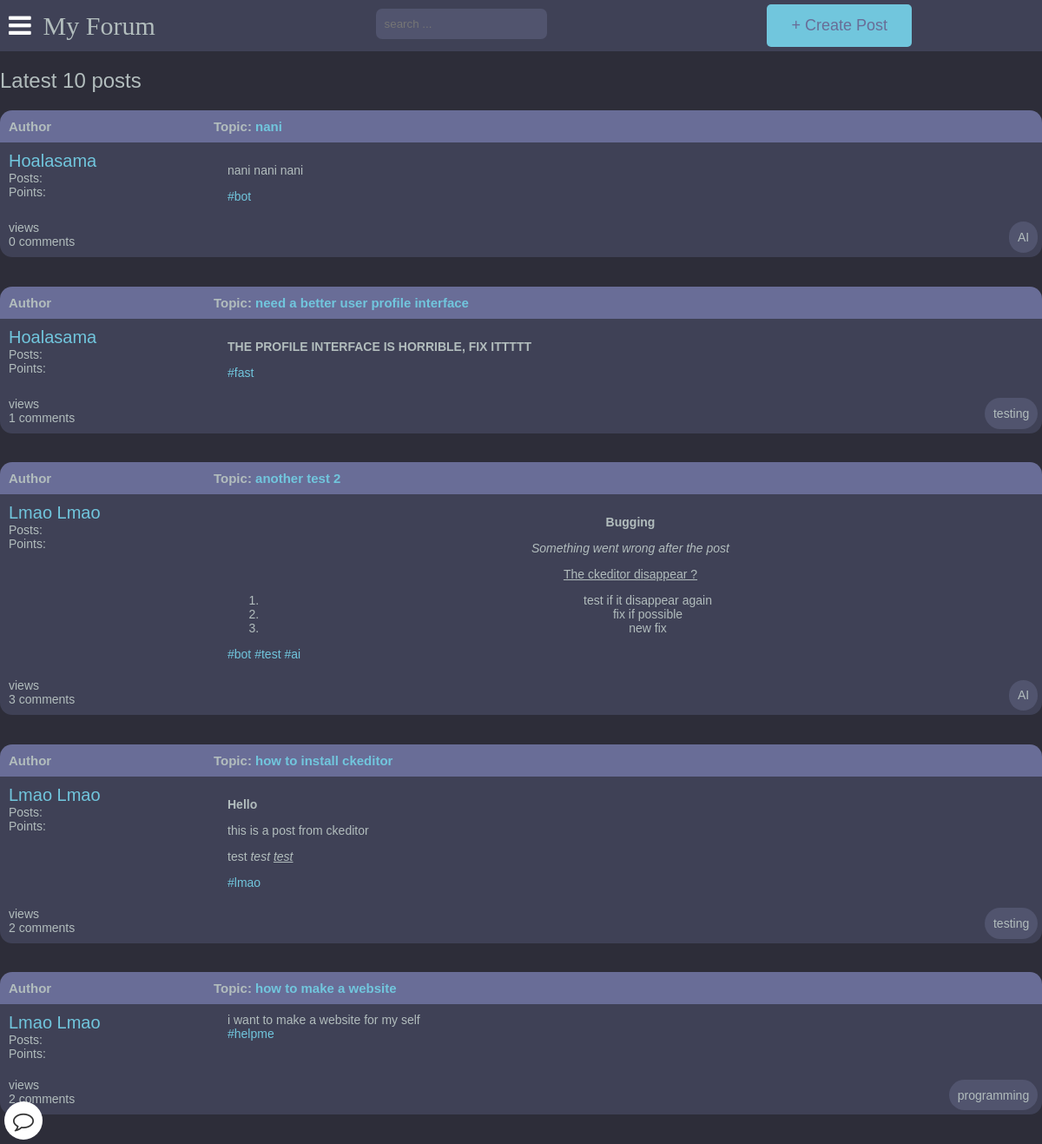
Page /latest_posts on the committed database.
### main/models.py (models this page shows, shortened)
class Post(models.Model):
    title = models.CharField(max_length=400)
    slug = models.SlugField(max_length=400, unique=True, blank=True)
    user = models.ForeignKey(Author, on_delete=models.CASCADE)
    content = HTMLField()
    categories = models.ManyToManyField(Category)
    date = models.DateTimeField(auto_now_add=True)
    approved = models.BooleanField(default=True)
    image = models.ImageField(upload_to='post_images', blank=True, null=True)
    hit_count_generic = GenericRelation(HitCount, object_id_field='object_pk',
        related_query_name='hit_count_generic_relation'
    )
    tags = TaggableManager()
    comments = models.ManyToManyField(Comment, blank=True)
    def get_url(self):
        return reverse("detail", kwargs={
            "slug":self.slug
        })
    class Meta:
        ordering = ['-date']
    @property
    def num_comments(self):
        return self.comments.count()

class Author(models.Model):
    user = models.ForeignKey(User, on_delete=models.CASCADE)
    fullname = models.CharField(max_length=40, blank=True)
    slug = models.SlugField(max_length=400, unique=True, blank=True)
    bio = HTMLField(default='none')
    points = models.IntegerField(default=0)
    email = models.EmailField(unique=False,default="example@gmail.com", validators=[EmailValidator(message="Invalid email format")])
    profile_pic = ResizedImageField(size=[400, 400], quality=100, upload_to="authors", default="defaults/default_profile_pic.jpg", null=True, blank=False)

class Category(models.Model):
    title = models.CharField(max_length=50)
    slug = models.SlugField(max_length=400, unique=True, blank=True)
    description = models.TextField(default="description")
    class Meta:
        verbose_name_plural = "categories"

### main/views.py (the view)
# urls.py: path("latest_posts", latest_posts, name="latest_posts"),
def latest_posts(request):
    posts = Post.objects.all().filter(approved=True)[:10]
    context = {
        "posts":posts,
        "title": "Latest 10 posts"
    }
    return render(request, "latest-posts.html", context)

### templates/latest-posts.html (shortened to what this page needs)
{% extends 'base.html' %}
{% load hitcount_tags %}
{% block content %}
    <div class="container1">
        <div class="navigate">
            <span>Latest 10 posts</span>
        </div>
            <div>
                {% for post in posts %}
                <div class="head">
                    <div class="authors">Author</div>
                    <div class="content">Topic: <a href="{{post.get_url}}">{{post.title}}</a>
                    </div>
                </div>
                    <div class="body">
                        <div class="authors">
                            <div class="username"><a href="{% url 'other_profile' post.user.slug %}">{{post.user.fullname|title}}</a></div>
                            <div>Posts: <u>{{comment.user.num_posts}}</u></div>
                            <div>Points: <u>{{comment.user.points}}</u></div>
                        </div>
                        <div class="content">
                            {{post.content|safe}}
                            <div>
                            {% for tag in post.tags.all %}
                                <a href="{% url 'tagged_posts' tag.slug %}">#{{ tag.name }}</a>
                            {% endfor %}
                            </div>
                        </div>
                    </div>
                    <div class="bottom">
                        <span> {% get_hit_count for post %} views <br> {{post.num_comments}} comments</span>
                        <div class="info-bottom-right">
                            {% for category in post.categories.all %}
                                {{ category.title }}
                            {% endfor %}
                        </div>
                    </div>
                {% endfor %}
                </div>
            </div>
{% endblock content %}

### static/style.css (style rules this page uses)
:root { --color-main: #71c6dd; --color-main-light: #e1f6fb; --color-dark: #3f4156; --color-dark-medium: #51546e; --color-dark-light: #696d97; --color-light: #e5e5e5; --color-gray: #8b8b8b; --color-light-gray: #b2bdbd; --color-bg: #2d2d39; --color-success: #5dd693; --color-error: #fc4b0b; }
* { box-sizing: border-box; }
html { font-size: 14px; font-family: Arial, Helvetica, sans-serif; background-color:var(--color-bg); color:var(--color-light-gray); }
a { display: inline-block; color: var(--color-main); text-decoration: none; }
div { display: block; }
.info-bottom-right { position: absolute; background-color: var(--color-dark-medium); bottom: 0; right: 0; margin: 5px; padding: 0.7rem; border-radius: 5rem; }
.bottom { display: flex; background-color: var(--color-dark); padding: 10px; position: relative; margin-bottom: 2.4rem; border-bottom-left-radius: 1rem; border-bottom-right-radius: 1rem; }
.navigate { margin-block: 20px; font-weight: lighter; font-size: 24px; }
.head { display: flex; background-color: var(--color-dark-light); padding: 10px; font-weight: bold; font-size: 15px; border-top-left-radius: 1rem; border-top-right-radius: 1rem; }
.authors { flex: 20%; }
.content { flex: 80%; }
.body { display: flex; background-color: var(--color-dark); padding: 10px; position: relative; }
.body .authors .username { font-size: 20px; }
body { margin:0px; background-color: var(--color-bg); }

### rows in the picture
Post: title "nani", user.fullname "Hoalasama", content "nani nani nani", num_comments "0"
Tag: name "bot"
Category: title "AI"
Post: title "need a better user profile interface", user.fullname "Hoalasama", content "THE PROFILE INTERFACE IS HORRIBLE, FIX ITTTTT", num_comments "1"
Tag: name "fast"
Category: title "testing"
Post: title "another test 2", user.fullname "Lmao Lmao", content "Bugging Something went wrong after the post The ckeditor disappear ? test if it disappear again fix if possible new fix", num_comments "3"
Tag: name "test"
Tag: name "ai"
Post: title "how to install ckeditor", user.fullname "Lmao Lmao", content "Hello this is a post from ckeditor test test test", num_comments "2"
Tag: name "lmao"
Post: title "how to make a website", user.fullname "Lmao Lmao", content "i want to make a website for my self", num_comments "2"
Tag: name "helpme"
Category: title "programming"
